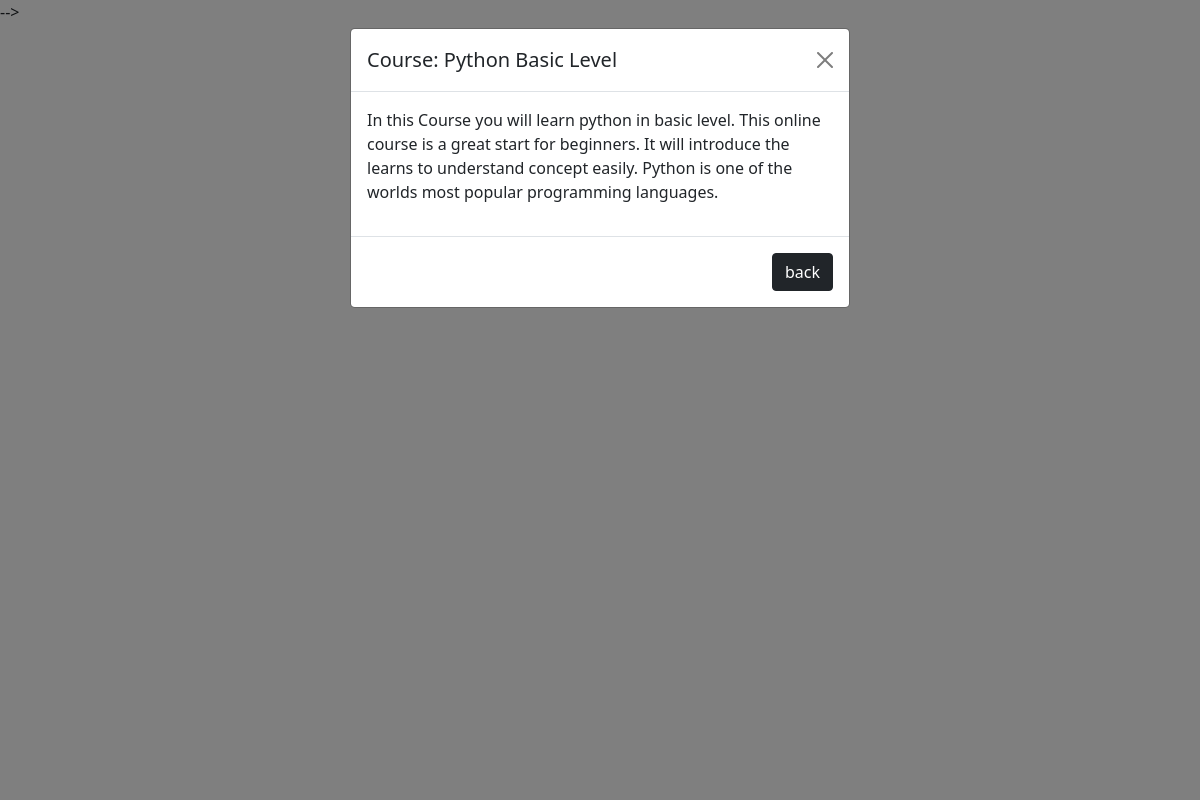
/001, run on the app's committed database.
### management/models.py (models this page shows, shortened)
class Subject(models.Model):
    instructor = models.ForeignKey(User,on_delete=models.CASCADE)
    subect_id=models.CharField(max_length=100,unique=True)
    subject_name=models.CharField(max_length=100)
    slug = models.SlugField(null=True, blank=True)
    level=models.CharField(max_length=100)
    testlink=models.URLField(max_length=200,null=True,blank=True)
    subject_browser=models.CharField(max_length=2000)
    price=models.IntegerField(default=0)
    subject_image=models.ImageField(upload_to='sub_img/%Y/%m/%d')

### management/views.py (the view)
# urls.py: path('<int:subect_id>',views.detail_page,name='detail'),
def detail_page(request,subect_id):
    if request.user.is_authenticated:
        return HttpResponseRedirect('afterlogin')
    obj=get_object_or_404(models.Subject,pk=subect_id)
    return render(request,'management/detail.html',{'obj':obj})

### management/templates/management/detail.html (shortened to what this page needs)
{% extends 'base.html' %}
{% load static %}
{% block content %}
<div class="modal" id="myModal">
    <div class="modal-dialog">
      <div class="modal-content">
        <div class="modal-header">
          <h5 class="modal-title">Course: {{obj.subject_name}} {{obj.level}}</h5>
          <button type="button" class="btn-close" data-bs-dismiss="modal" aria-label="Close"></button>
        </div>
        <div class="modal-body">
          <p>{{obj.subject_browser}}</p>
        </div>
        <div class="modal-footer">
            <a class="btn btn-dark " href="/" role="button">back</a>
        </div>
      </div>
    </div>
  </div>
    <script src="https://ajax.googleapis.com/ajax/libs/jquery/3.5.1/jquery.min.js"></script> -->
{% endblock content %}

### data on the page
Subject: subject_name "Python", level "Basic Level", subject_browser "In this Course you will learn python in basic level. This online course is a great start for beginners. It will introduce the learns to understand concept easily. Python is one of the worlds most popular programming languages."
